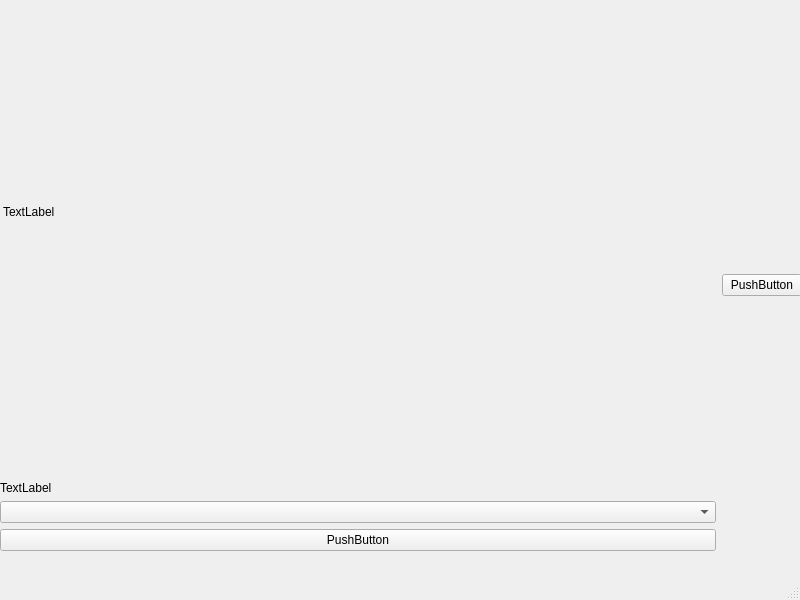
<?xml version="1.0" encoding="UTF-8"?>
<ui version="4.0">
 <class>MainWindow</class>
 <widget class="QMainWindow" name="MainWindow">
  <property name="geometry">
   <rect>
    <x>0</x>
    <y>0</y>
    <width>800</width>
    <height>600</height>
   </rect>
  </property>
  <property name="windowTitle">
   <string>MainWindow</string>
  </property>
  <widget class="QWidget" name="centralwidget">
   <widget class="QWidget" name="verticalLayoutWidget">
    <property name="geometry">
     <rect>
      <x>0</x>
      <y>0</y>
      <width>802</width>
      <height>551</height>
     </rect>
    </property>
    <layout class="QVBoxLayout" name="verticalLayout">
     <item>
      <widget class="QLabel" name="label">
       <property name="maximumSize">
        <size>
         <width>16777215</width>
         <height>90</height>
        </size>
       </property>
       <property name="text">
        <string/>
       </property>
       <property name="pixmap">
        <pixmap resource="resources.qrc">:/images/header/images/header.png</pixmap>
       </property>
       <property name="scaledContents">
        <bool>true</bool>
       </property>
      </widget>
     </item>
     <item>
      <layout class="QHBoxLayout" name="horizontalLayout">
       <item>
        <layout class="QVBoxLayout" name="verticalLayout_3">
         <item>
          <widget class="QStackedWidget" name="stackedWidget">
           <widget class="QWidget" name="page">
            <widget class="CPCameraViewfinder" name="label_3">
             <property name="geometry">
              <rect>
               <x>3</x>
               <y>1</y>
               <width>701</width>
               <height>381</height>
              </rect>
             </property>
             <property name="text">
              <string>TextLabel</string>
             </property>
            </widget>
           </widget>
           <widget class="QWidget" name="page_2">
            <widget class="QLabel" name="label_4">
             <property name="geometry">
              <rect>
               <x>0</x>
               <y>0</y>
               <width>701</width>
               <height>381</height>
              </rect>
             </property>
             <property name="text">
              <string/>
             </property>
             <property name="pixmap">
              <pixmap resource="resources.qrc">:/images/icon/images/icon.jpg</pixmap>
             </property>
             <property name="scaledContents">
              <bool>true</bool>
             </property>
            </widget>
           </widget>
          </widget>
         </item>
         <item>
          <widget class="QLabel" name="label_2">
           <property name="text">
            <string>TextLabel</string>
           </property>
          </widget>
         </item>
         <item>
          <widget class="QComboBox" name="comboBox"/>
         </item>
         <item>
          <widget class="QPushButton" name="pushButton">
           <property name="text">
            <string>PushButton</string>
           </property>
          </widget>
         </item>
        </layout>
       </item>
       <item>
        <widget class="QPushButton" name="pushButton_2">
         <property name="text">
          <string>PushButton</string>
         </property>
        </widget>
       </item>
       <item>
        <layout class="QVBoxLayout" name="verticalLayout_2"/>
       </item>
      </layout>
     </item>
    </layout>
   </widget>
  </widget>
  <widget class="QMenuBar" name="menubar">
   <property name="geometry">
    <rect>
     <x>0</x>
     <y>0</y>
     <width>800</width>
     <height>23</height>
    </rect>
   </property>
  </widget>
  <widget class="QStatusBar" name="statusbar"/>
 </widget>
 <customwidgets>
  <customwidget>
   <class>CPCameraViewfinder</class>
   <extends>QLabel</extends>
   <header location="global">../cpcameraviewfinder.h</header>
  </customwidget>
 </customwidgets>
 <resources>
  <include location="resources.qrc"/>
 </resources>
 <connections/>
</ui>
